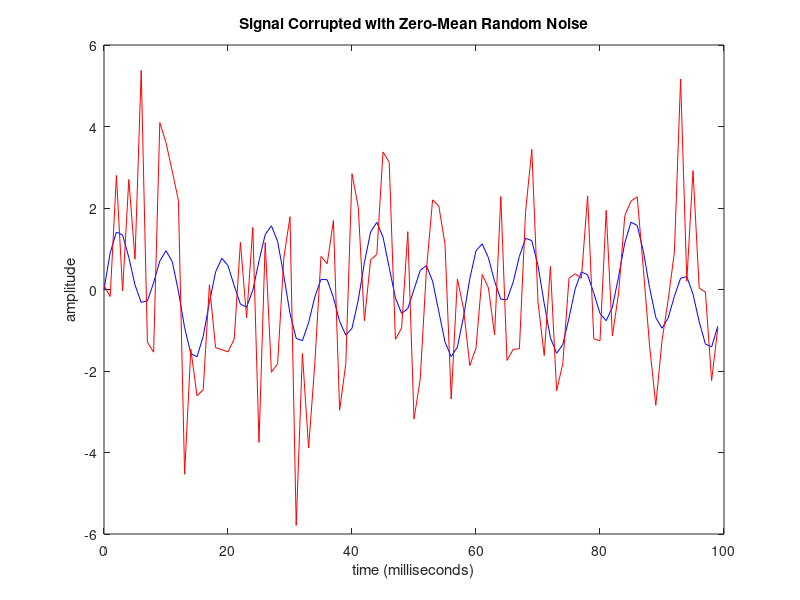
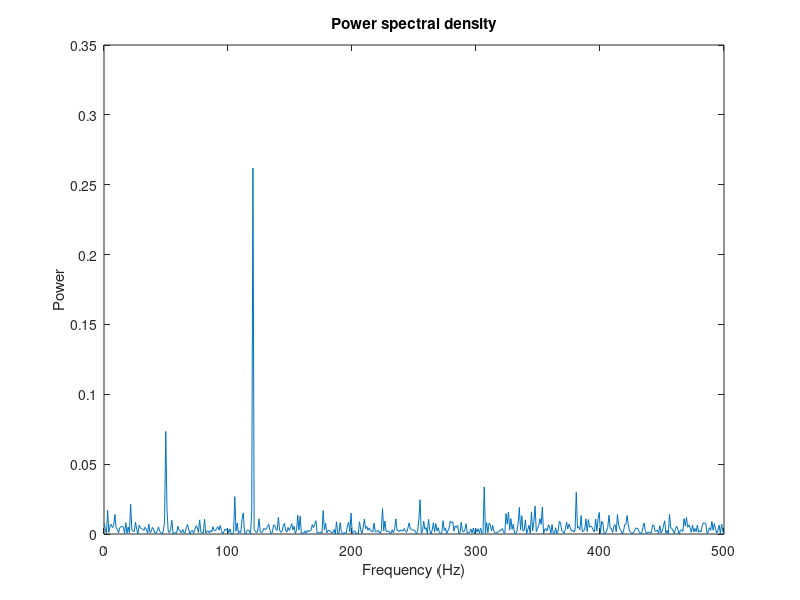

Write the MATLAB code that produced these figures, in order.
%% FFT for Spectral Analysis
% This example shows the use of the FFT function for spectral  analysis.  A
% common use of FFT's is to find the frequency components of a signal buried in
% a noisy time domain signal.
%
% Copyright 1984-2005 The MathWorks, Inc. 
% $Revision: 5.8.4.2 $  $Date: 2009/04/03 21:23:24 $
%
% modified by RTB for QMBC on 7 June 2011

%%
% First create some data.  Consider data sampled at 1000 Hz.  Start by forming a
% time axis for our data, running from t=0 until t=.25 in steps of 1
% millisecond.  Then form a signal, x, containing sine waves at 50 Hz and 120
% Hz.

Fs = 1000;                    % Sampling frequency
T = 1/Fs;                     % Sample time
L = 1000;                     % Length of signal
t = (0:L-1)*T;                % Time vector
% Sum of a 50 Hz sinusoid and a 120 Hz sinusoid
x = 0.7*sin(2*pi*50*t) + sin(2*pi*120*t); 
plot(Fs*t(1:100),x(1:100),'b'); hold on;
xlabel('time (milliseconds)'); ylabel('amplitude');

%%
% Add some random noise with a standard deviation of 2 to  produce a noisy
% signal y.  Take a look at this noisy  signal y by plotting it.

y = x + 2*randn(size(t));     % Sinusoids plus noise
plot(Fs*t(1:100),y(1:100),'r')
title('Signal Corrupted with Zero-Mean Random Noise')


%%
% Clearly, it is difficult to identify the frequency components from looking at
% this signal; that's why spectral analysis is so popular.
%
% Finding the discrete Fourier transform of the noisy signal y is easy; just
% take the fast-Fourier transform (FFT).

NFFT = 2^nextpow2(L);   % Next power of 2 from length of y
Y = fft(y,NFFT)/L;      % Normalized by the length of the signal; Why?

%%
% Compute the power spectral density, a measurement of the energy at various
% frequencies, using the complex conjugate (CONJ).  Form a  frequency axis for
% the first (NFFT/2 + 1) points and use it to plot the result.  (The remainder of the
% points are symmetric.)

Pyy = Y.*conj(Y);
f = Fs/2*linspace(0,1,NFFT/2+1);
figure;
plot(f,Pyy(1:NFFT/2+1));
title('Power spectral density')
xlabel('Frequency (Hz)')
ylabel('Power');

